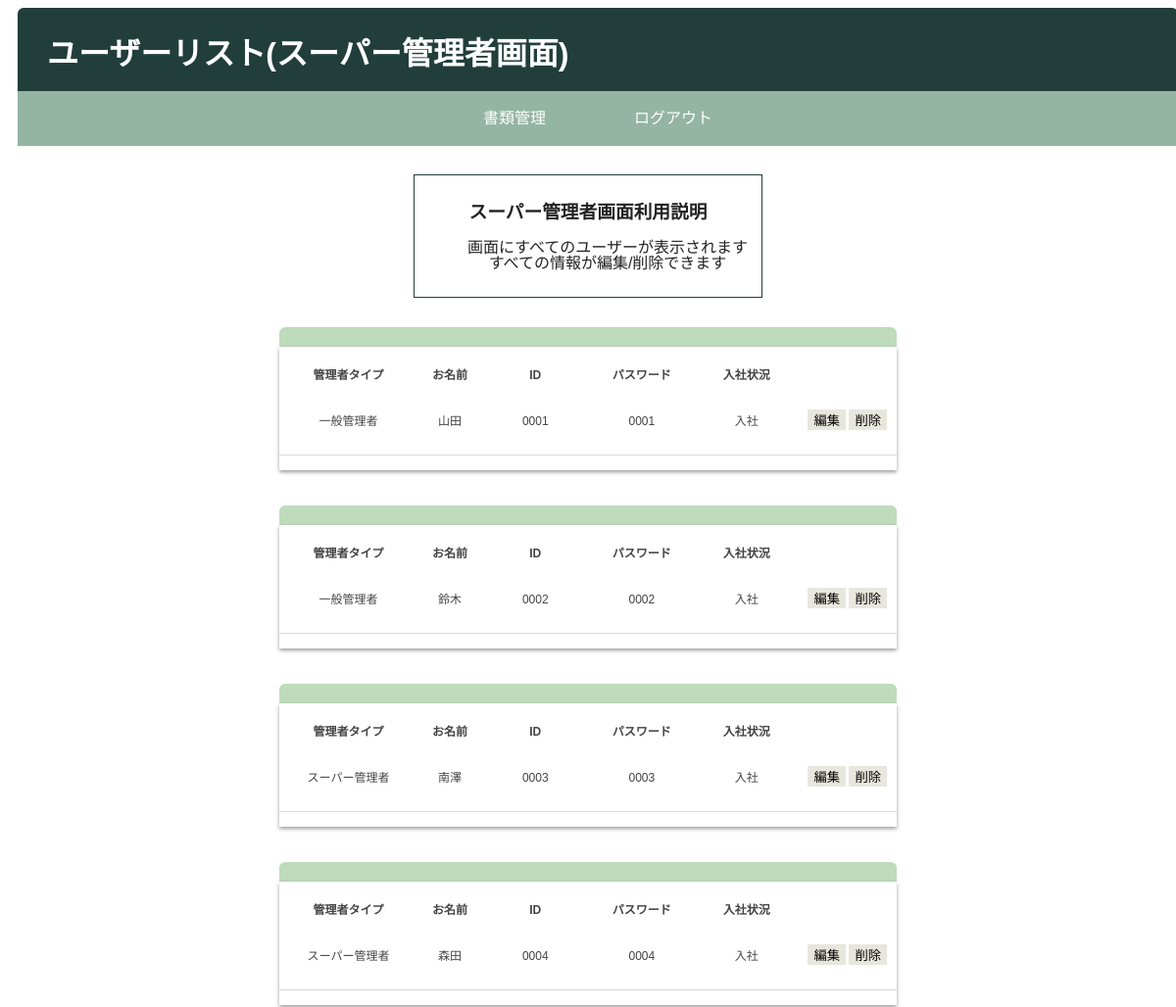
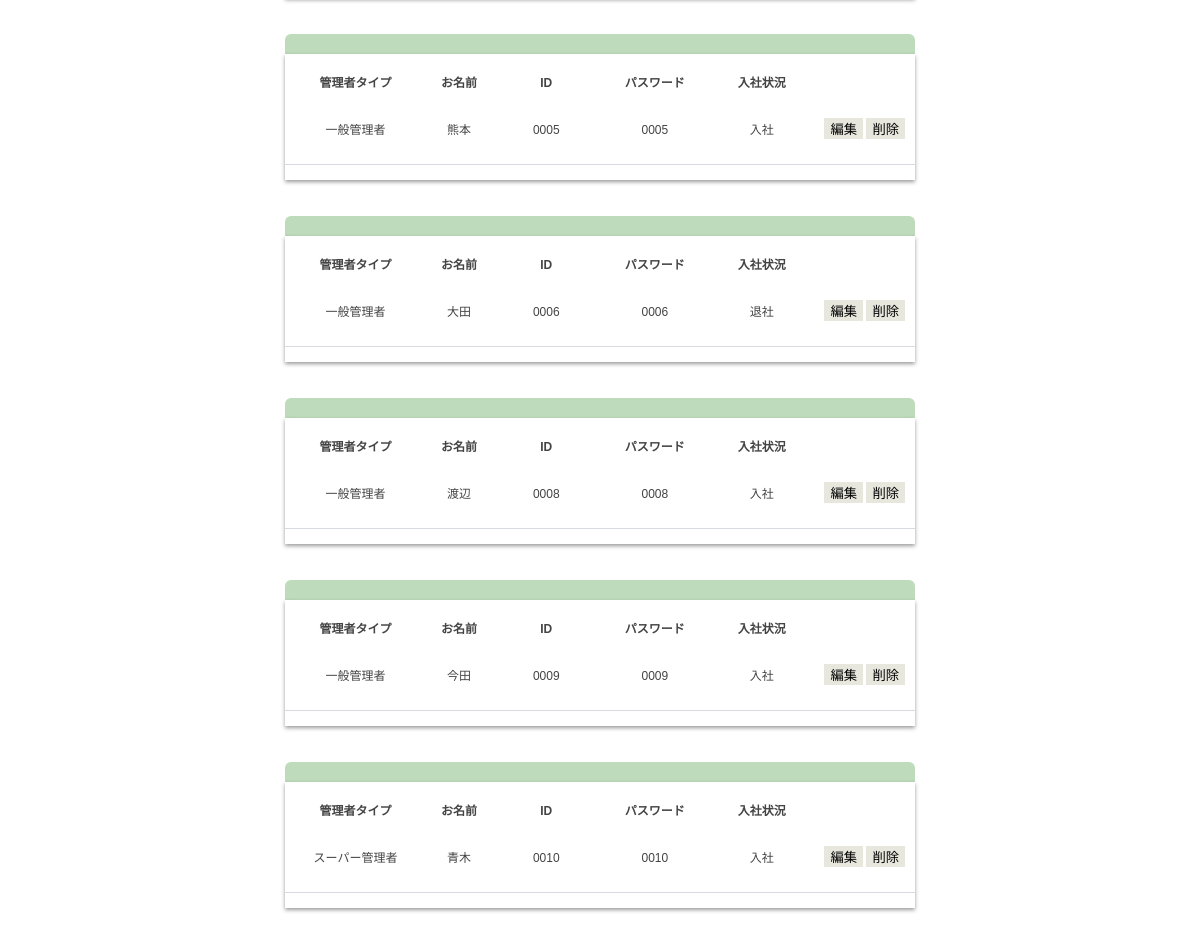
The app's page /superuserselect.php with its own data (2 pictures, top to bottom).
### tables this page shows
CREATE TABLE `gs_user_table` (
  `id` int(12) NOT NULL,
  `name` varchar(64) NOT NULL,
  `lid` varchar(128) NOT NULL,
  `lpw` varchar(255) NOT NULL,
  `kanri_flg` varchar(128) NOT NULL,
  `life_flg` varchar(64) NOT NULL
);

### superuserselect.php (the view, shortened to what this page needs)
<?php
$pdo = user_conn();
$stmt = $pdo->prepare("SELECT * FROM gs_user_table");
$status = $stmt->execute();
?>
<!DOCTYPE html>
<html lang="ja">
<head>
  <link rel="stylesheet" href="css/bookmark.css">
</head>
<body>
<div class ="title" style="background-color: #213e3b; height:90px;margin-bottom:40px;margin-left:10px;color:white;">
  <h1 class="home_title" style="padding-left: 30px;">ユーザーリスト(スーパー管理者画面)</h1>
  <nav class="main-nav">
    <ul>
    <li class="list"><a class="tab" href="index.php">書類管理</a></li>
    <li class="list"><a class="tab" href="logout.php">ログアウト</a></li>
  </ul>
</nav>
</div>
<div class="explain" style="border:1px solid #213e3b;text-align:center;width:30%;margin:auto;margin-top:80px;">
  <h3>スーパー管理者画面利用説明</h3>
  <ul>
    <li>画面にすべてのユーザーが表示されます</li>
    <li>すべての情報が編集/削除できます</li>
  </ul>
</div>
<div class="datalist" style="padding-left: 30px;"></div>
        <?php
            if ($status == false) {
              sql_error($status);
            } else {
              while( $result = $stmt->fetch(PDO::FETCH_ASSOC)){
                echo '<div class="w">';
                echo '<div class="title"></div>';
                echo '<div class="page"><table class="cart">';
                echo '<thead><tr>';
                echo '<th class="first">管理者タイプ</th><th class="second">お名前</th><th class="third">ID</th><th class="fourth">パスワード</th><th class="fourth">入社状況</th><th class="fifth">&nbsp;</th>' ;
                echo '</tr></thead>';
                echo '<tbody>';
                echo '<tr class="productitm">';
                echo '<td>' . $result['kanri_flg'] . '</td>';
                echo '<td>' . $result['name'] . '</td>';
                echo '<td>' . $result['lid'] . '</td>';
                echo '<td>' . $result['lpw'] . '</td>';
                echo '<td>' . $result['life_flg'] . '</td>';
                echo '<td>';
                echo "<button style='background-color:#e7e7de;border:none;' ><a style='text-decoration:none;color:black;' href=superedit.php?id=" . $result["id"] .">編集</a></button>\n";
                echo '<button style="background-color:#e7e7de;border:none;" >';
                echo "<a class='deletebutton' style='text-decoration:none;color:black;' href=superdelete.php?id=" . $result["id"] ." οnclick='javascript:return warning()'>削除</a>";
                echo '</button>';
                echo '</td>';
                echo '</tr>';
                echo '</tbody>';
                echo '</table>';
                echo '</div>';
                echo '</div><br>';
            }
          }
        ?>
</body>
</html>

### superuserselect.php (style rules this page uses)
div { padding:10px; }
body { font-family: 'Helvetica Neue', Helvetica, Arial, sans-serif; line-height: 1; color: #414141; }
article, aside, details, figcaption, figure, footer, header, hgroup, menu, nav, section { display: block; }
ol, ul { list-style: none; }
table { border-collapse: collapse; border-spacing: 0; }
.w { display: block; width: 650px; margin: 0 auto; font-size: 62.5%; }
.title { display: block; width: 100%; background: #bedbbb; padding: 10px 0; -webkit-border-top-right-radius: 6px; -webkit-border-top-left-radius: 6px; -moz-border-radius-topright: 6px; -moz-border-radius-topleft: 6px; border-top-right-radius: 6px; border-top-left-radius: 6px; }
.page { display: block; background: #fff; padding: 15px 0; -webkit-box-shadow: 0 2px 4px rgba(0,0,0,0.4); -moz-box-shadow: 0 2px 4px rgba(0,0,0,0.4); }
.cart { display: block; border-collapse: collapse; margin: 0; width: 100%; font-size: 1.2em; color: #444; }
.cart thead th { padding: 8px 0; font-weight: bold; }
.cart thead th.first { width: 175px; }
.cart thead th.second { width: 80px; }
.cart thead th.third { width: 130px; }
.cart thead th.fourth { width: 130px; }
.cart thead th.fifth { width: 120px; }
.cart tbody td { text-align: center; margin-top: 4px; }
tr.productitm { height: 65px; line-height: 65px; border-bottom: 1px solid #d7dbe0; }
body { font-family: 'Nunito', sans-serif; color: #222; }
* { transition: all .65s ease; box-sizing: border-box; }
.main-nav { background: #94b4a4; color: white; }
.tab { color: #ffffff; padding: 20px 45px; display: flex; text-transform: uppercase; text-decoration: none; }
.list { list-style: none; margin: 0; padding: 0; }
.main-nav ul { display: flex; align-items: center; flex-direction: row; justify-content: center; width: 100%; list-style: none; margin: 0; padding: 0 }

### records on screen
gs_user_table: kanri_flg "一般管理者", name "山田", lid "0001", lpw "0001", life_flg "入社"
gs_user_table: kanri_flg "一般管理者", name "鈴木", lid "0002", lpw "0002", life_flg "入社"
gs_user_table: kanri_flg "スーパー管理者", name "南澤", lid "0003", lpw "0003", life_flg "入社"
gs_user_table: kanri_flg "スーパー管理者", name "森田", lid "0004", lpw "0004", life_flg "入社"
gs_user_table: kanri_flg "一般管理者", name "熊本", lid "0005", lpw "0005", life_flg "入社"
gs_user_table: kanri_flg "一般管理者", name "大田", lid "0006", lpw "0006", life_flg "退社"
gs_user_table: kanri_flg "一般管理者", name "渡辺", lid "0008", lpw "0008", life_flg "入社"
gs_user_table: kanri_flg "一般管理者", name "今田", lid "0009", lpw "0009", life_flg "入社"
gs_user_table: kanri_flg "スーパー管理者", name "青木", lid "0010", lpw "0010", life_flg "入社"
